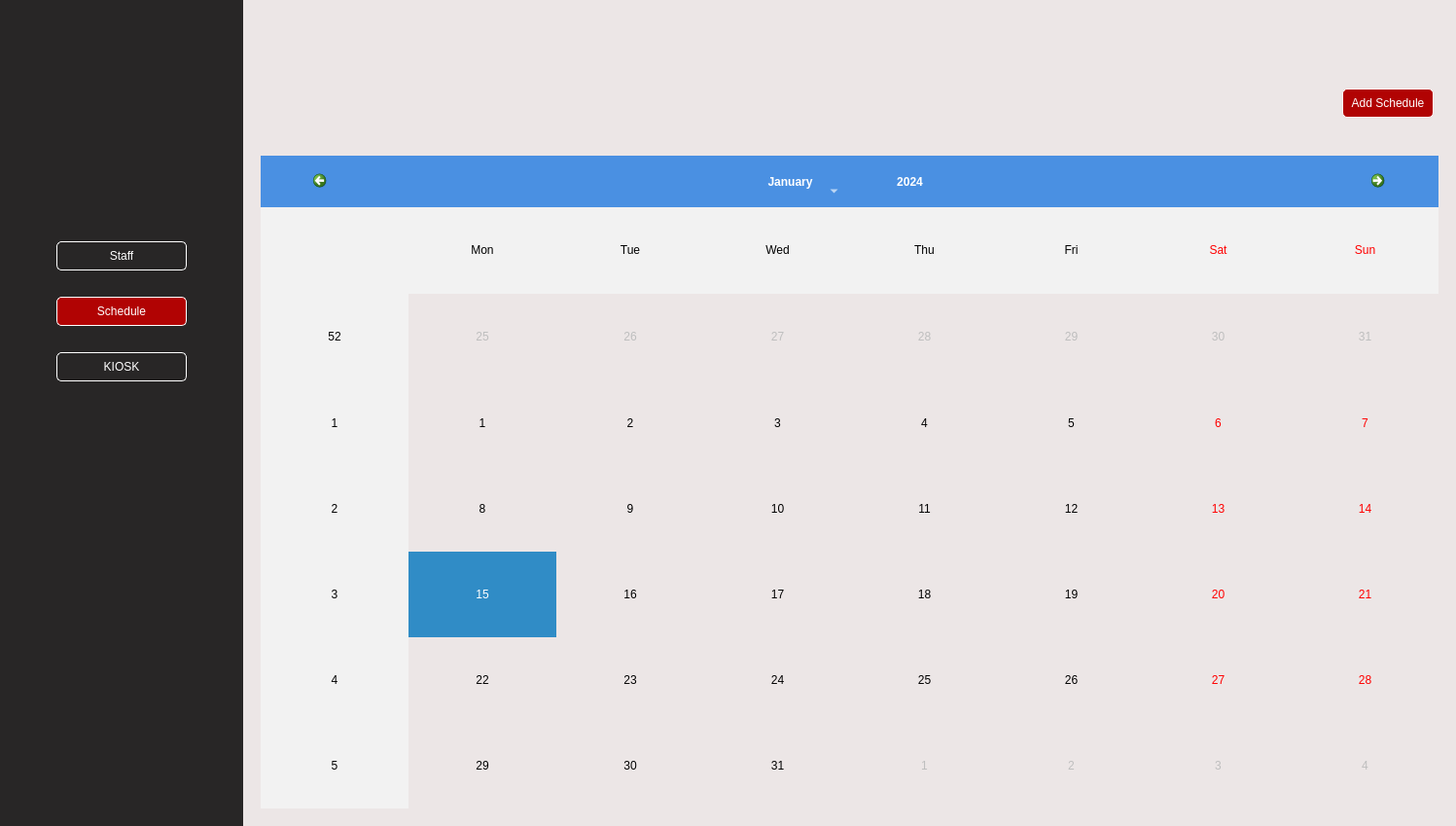
<?xml version="1.0" encoding="UTF-8"?>
<ui version="4.0">
 <class>MainWindow</class>
 <widget class="QMainWindow" name="MainWindow">
  <property name="geometry">
   <rect>
    <x>0</x>
    <y>0</y>
    <width>1497</width>
    <height>849</height>
   </rect>
  </property>
  <property name="windowTitle">
   <string>MainWindow</string>
  </property>
  <widget class="QWidget" name="centralwidget">
   <layout class="QHBoxLayout" name="horizontalLayout" stretch="1,5">
    <property name="spacing">
     <number>0</number>
    </property>
    <property name="leftMargin">
     <number>0</number>
    </property>
    <property name="topMargin">
     <number>0</number>
    </property>
    <property name="rightMargin">
     <number>0</number>
    </property>
    <property name="bottomMargin">
     <number>0</number>
    </property>
    <item>
     <widget class="QWidget" name="widget" native="true">
      <property name="styleSheet">
       <string notr="true">background-color: rgb(40, 38, 38);</string>
      </property>
      <layout class="QVBoxLayout" name="verticalLayout">
       <item>
        <widget class="QWidget" name="widget_3" native="true">
         <layout class="QGridLayout" name="gridLayout">
          <item row="0" column="0">
           <widget class="QPushButton" name="pushButton">
            <property name="styleSheet">
             <string notr="true">border: none;</string>
            </property>
            <property name="text">
             <string/>
            </property>
            <property name="icon">
             <iconset>
              <normaloff>image/Logo1.png</normaloff>image/Logo1.png</iconset>
            </property>
            <property name="iconSize">
             <size>
              <width>200</width>
              <height>200</height>
             </size>
            </property>
           </widget>
          </item>
         </layout>
        </widget>
       </item>
       <item>
        <widget class="QWidget" name="widget_4" native="true">
         <layout class="QGridLayout" name="gridLayout_2">
          <item row="1" column="0">
           <widget class="QPushButton" name="schedbtn">
            <property name="styleSheet">
             <string notr="true">#schedbtn{
background-color: #B10303;
border: 1px solid white;
border-radius: 5px;
margin: 0 40px;
padding: 7px;
color: white;
}</string>
            </property>
            <property name="text">
             <string>Schedule</string>
            </property>
           </widget>
          </item>
          <item row="0" column="0">
           <widget class="QPushButton" name="staffbtn">
            <property name="styleSheet">
             <string notr="true">#staffbtn{
border: 1px solid white;
border-radius: 5px;
margin: 0 40px;
padding: 7px;
color: white;
}

#staffbtn:hover{
	background-color: #B10303;
	color: black;
}</string>
            </property>
            <property name="text">
             <string>Staff</string>
            </property>
           </widget>
          </item>
          <item row="2" column="0">
           <widget class="QPushButton" name="kioskbtn">
            <property name="styleSheet">
             <string notr="true">#kioskbtn{
border: 1px solid white;
border-radius: 5px;
margin: 0 40px;
padding: 7px;
color: white;
}

#kioskbtn:hover{
	background-color: #B10303;
	color: black;
}</string>
            </property>
            <property name="text">
             <string>KIOSK</string>
            </property>
           </widget>
          </item>
         </layout>
        </widget>
       </item>
       <item>
        <widget class="QWidget" name="widget_5" native="true">
         <layout class="QGridLayout" name="gridLayout_3"/>
        </widget>
       </item>
       <item>
        <widget class="QWidget" name="widget_6" native="true"/>
       </item>
      </layout>
     </widget>
    </item>
    <item>
     <widget class="QWidget" name="widget_2" native="true">
      <property name="styleSheet">
       <string notr="true">background-color: rgb(236, 230, 230);</string>
      </property>
      <layout class="QVBoxLayout" name="verticalLayout_2" stretch="1,1,10">
       <property name="spacing">
        <number>0</number>
       </property>
       <property name="leftMargin">
        <number>0</number>
       </property>
       <property name="topMargin">
        <number>0</number>
       </property>
       <property name="rightMargin">
        <number>0</number>
       </property>
       <property name="bottomMargin">
        <number>0</number>
       </property>
       <item>
        <widget class="QWidget" name="widget_7" native="true">
         <property name="styleSheet">
          <string notr="true">background-color: rgb(236, 230, 230);</string>
         </property>
         <layout class="QHBoxLayout" name="horizontalLayout_3" stretch="1,2">
          <item>
           <widget class="QWidget" name="widget_13" native="true">
            <layout class="QHBoxLayout" name="horizontalLayout_4">
             <item>
              <widget class="QWidget" name="branchname" native="true"/>
             </item>
            </layout>
           </widget>
          </item>
          <item>
           <widget class="QWidget" name="widget_12" native="true"/>
          </item>
         </layout>
        </widget>
       </item>
       <item>
        <widget class="QWidget" name="widget_9" native="true">
         <property name="styleSheet">
          <string notr="true">background-color: rgb(236, 230, 230);</string>
         </property>
         <layout class="QHBoxLayout" name="horizontalLayout_2" stretch="9,1">
          <item>
           <widget class="QWidget" name="widget_10" native="true"/>
          </item>
          <item>
           <widget class="QWidget" name="widget_11" native="true">
            <layout class="QGridLayout" name="gridLayout_4">
             <item row="0" column="0">
              <widget class="QPushButton" name="addschedbtn">
               <property name="styleSheet">
                <string notr="true">#addschedbtn{
border: 1px solid white;
border-radius: 5px;
margin: 0 5px;
padding: 7px;
background-color: #B10303;
color: white;
}

#addschedbtn:hover{
	color: black;
}</string>
               </property>
               <property name="text">
                <string>Add Schedule</string>
               </property>
              </widget>
             </item>
            </layout>
           </widget>
          </item>
         </layout>
        </widget>
       </item>
       <item>
        <widget class="QWidget" name="widget_8" native="true">
         <property name="styleSheet">
          <string notr="true">background-color: rgb(236, 230, 230);</string>
         </property>
         <layout class="QGridLayout" name="gridLayout_5">
          <item row="0" column="0">
           <widget class="QWidget" name="table" native="true">
            <property name="styleSheet">
             <string notr="true"/>
            </property>
            <layout class="QGridLayout" name="gridLayout_6">
             <item row="0" column="0">
              <widget class="QCalendarWidget" name="calendarWidget">
               <property name="styleSheet">
                <string notr="true">/* Calendar Widget General */
QCalendarWidget {
    background-color: #ffffff;  /* Background color of the entire calendar widget */
    border: 1px solid #a1a1a1;  /* Border of the calendar widget */
    font-family: 'Arial', sans-serif;  /* Font family for the calendar text */
    font-size: 12px;  /* Font size for the calendar text */
    color: #333333;  /* Text color */
}

/* Navigation Bar */
QCalendarWidget QToolButton {
    height: 30px;  /* Height of the navigation buttons */
    width: 100px;  /* Width of the navigation buttons */
    color: #ffffff;  /* Text color of the navigation buttons */
    background-color: #4a90e2;  /* Background color of the navigation buttons */
    border: none;  /* Remove border of the navigation buttons */
    margin: 10px;  /* Margin around the navigation buttons */
}

QCalendarWidget QToolButton::hover {
    background-color: #357ab8;  /* Background color of the navigation buttons on hover */
}

QCalendarWidget QToolButton#qt_calendar_prevmonth {
    qproperty-icon: url(left_arrow.png);  /* Path to your left arrow icon */
}

QCalendarWidget QToolButton#qt_calendar_nextmonth {
    qproperty-icon: url(right_arrow.png);  /* Path to your right arrow icon */
}

/* Header Section (Month and Year) */
QCalendarWidget QSpinBox {
    width: 80px;  /* Width of the month/year selector */
    color: #ffffff;  /* Text color of the month/year selector */
    background-color: #4a90e2;  /* Background color of the month/year selector */
    border: none;  /* Remove border of the month/year selector */
}

QCalendarWidget QSpinBox::up-button {
    subcontrol-origin: border;  /* Origin of the up button control */
    subcontrol-position: top right;  /* Position of the up button control */
}

QCalendarWidget QSpinBox::down-button {
    subcontrol-origin: border;  /* Origin of the down button control */
    subcontrol-position: bottom right;  /* Position of the down button control */
}

QCalendarWidget QSpinBox::up-arrow {
    width: 10px;  /* Width of the up arrow */
    height: 10px;  /* Height of the up arrow */
}

QCalendarWidget QSpinBox::down-arrow {
    width: 10px;  /* Width of the down arrow */
    height: 10px;  /* Height of the down arrow */
}

/* Weekdays Section */
QCalendarWidget QTableView {
    alternate-background-color: #f2f2f2;  /* Alternate row background color */
}

QCalendarWidget QTableView QHeaderView::section {
    background-color: #4a90e2;  /* Background color of the weekdays header */
    color: #ffffff;  /* Text color of the weekdays header */
    padding: 5px;  /* Padding for the weekdays header */
    border: none;  /* Remove border of the weekdays header */
}

/* Days Section */
QCalendarWidget QTableView::item {
    background-color: #ffffff;  /* Background color of the day cells */
    color: #333333;  /* Text color of the day cells */
    border: none;  /* Remove border of the day cells */
}

QCalendarWidget QTableView::item:selected {
    background-color: #4a90e2;  /* Background color of the selected day cell */
    color: #ffffff;  /* Text color of the selected day cell */
}

QCalendarWidget QTableView::item:disabled {
    color: #cccccc;  /* Text color of the disabled day cells */
}

QCalendarWidget QWidget#qt_calendar_navigationbar {
    background-color: #4a90e2;  /* Background color of the navigation bar */
}

QCalendarWidget QTableView::item:hover {
    background-color: #357ab8;  /* Background color of the day cells on hover */
    color: #ffffff;  /* Text color of the day cells on hover */
}
</string>
               </property>
              </widget>
             </item>
            </layout>
           </widget>
          </item>
         </layout>
        </widget>
       </item>
      </layout>
     </widget>
    </item>
   </layout>
  </widget>
 </widget>
 <resources/>
 <connections/>
</ui>
